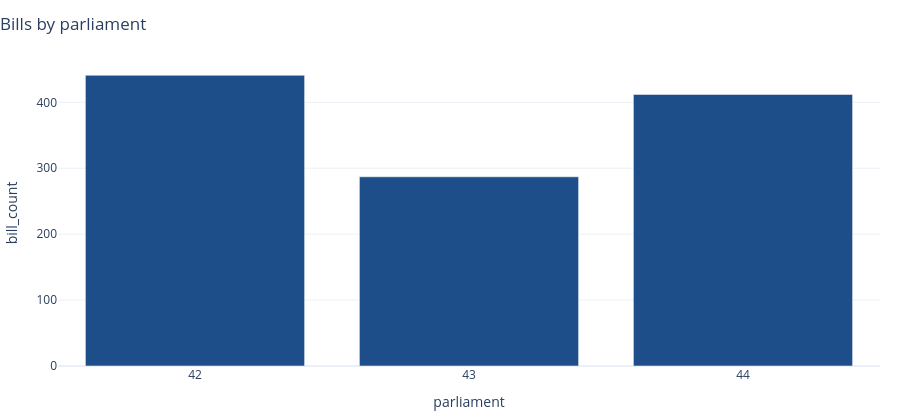

Notebook code for this chart:
### Markdown cell above
## Bills charts

These are the first bill charts I want for the overview page. They are also a quick check that the grouped bill summaries are already in the right shape for Plotly.

### Code cell
fig_bills_by_parliament = plot_bar_chart(
    overview_tables["bills_by_parliament"],
    x="parliament",
    y="bill_count",
    title="Bills by parliament",
    treat_x_as_category=True,
)

fig_bills_by_parliament

### Figure 1 — Plotly figure (JSON) as saved in the notebook; plotly's stock layout.template omitted (floating-point values rounded to 4 significant figures)
{"data": [{"alignmentgroup": "True", "hovertemplate": "parliament=%{x}<br>bill_count=%{y}<extra></extra>", "legendgroup": "", "marker": {"color": "#1D4E89", "pattern": {"shape": ""}}, "name": "", "offsetgroup": "", "orientation": "v", "showlegend": false, "textposition": "auto", "type": "bar", "x": [42, 43, 44], "xaxis": "x", "y": [441, 287, 412], "yaxis": "y"}], "layout": {"barmode": "group", "height": 420, "legend": {"title": {"text": ""}, "tracegroupgap": 0}, "margin": {"b": 20, "l": 20, "r": 20, "t": 60}, "title": {"text": "Bills by parliament", "x": 0}, "xaxis": {"anchor": "y", "domain": [0, 1], "title": {"text": "parliament"}, "type": "category"}, "yaxis": {"anchor": "x", "domain": [0, 1], "title": {"text": "bill_count"}}}}
